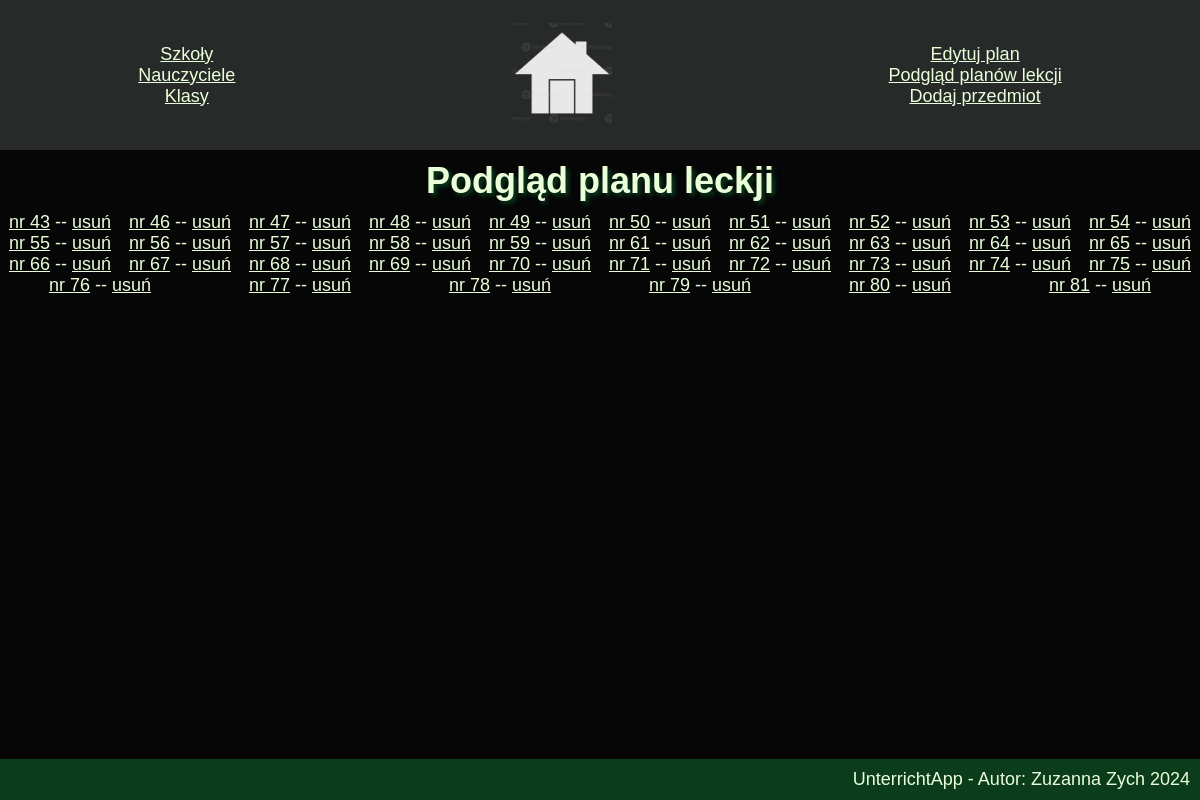
Page /choosePlan.php on the committed database.
### tables this page shows
CREATE TABLE `plan_lekcji` (
  `id` int(10) UNSIGNED NOT NULL
);

### getAll.php (called while the page is built, shortened)
<?php
global $conn;
$planyLekcji = [];
$sql = "SELECT * from plan_lekcji";
$r = mysqli_query($conn, $sql);
?>

### choosePlan.php (the view, shortened to what this page needs)
<!DOCTYPE html>
<html lang="pl">
<head>
     <link rel="stylesheet" href="styl.css">
</head>
<body>
     <?php
     include_once "func.php";
     include_once "conn.php";
     include_once "getAll.php";
     ?>
    <h2 class="pageFunc center">Podgląd planu leckji</h2>
    <div class="main longList">
        <ul>
        <?php
        $i = 1;
        foreach ($planyLekcji as $key => $value) {
          if (($i-1)%10 == 0) {
               echo "<div class='breakup'>";
          }
            echo "<li><a href='pokazPlan.php?id=".$value['id']."&src=show'>nr ".$value['id']."</a> -- <a href='usuPlan.php?id=".$value['id']."'>usuń</a></li>";
            if ($i%10 == 0) {
               echo "</div>";
          }
            $i++;
        }
        ?>
        </ul>
     </div>
</body>
</html>

### styl.css (style rules this page uses)
:root { --kolor-tla: #060607; --kolor-tekstu: #EAFFD9; --kolor-akcent-jasny: #219147; --kolor-akcent-jasny-szary: #536158; --kolor-akcent-ciemny-szary: #272a28; --kolor-akcent-ciemny: #0b3d1c; --zdj-banner: url("zdj/zielone-liscie-tlo.jpg"); --wielkosc-tekstu: 16px; --wielkosc-h1: calc(var(--wielkosc-tekstu) * 1.5); --wielkosc-h2: calc(var(--wielkosc-tekstu) * 2); --wielkosc-h3: calc(var(--wielkosc-tekstu) * 3); --p-margin: 270px; }
body { min-height: 100vh; width: 100%; box-sizing: border-box; }
* { margin: 0; padding: 0; font-size: var(--wielkosc-tekstu); background-color: var(--kolor-tla); color: var(--kolor-tekstu); box-sizing: border-box; font-family: 'Trebuchet MS', 'Lucida Sans Unicode', 'Lucida Grande', 'Lucida Sans', Arial, sans-serif; }
h2 { font-size: var(--wielkosc-h2); }
h1,h2,h3,h4,h5,h6 { margin: 10px 0px 10px 0px; }
.pageFunc { text-shadow: var(--kolor-akcent-ciemny) 3px 3px 4px ; }
.center { text-align: center; }
.main { text-align: center; padding-bottom: 50px; }
.longList li::marker { content: none; }
.breakup { display: flex; justify-content: space-around; }
@media only screen and (max-width: 2600px) { :root { --wielkosc-tekstu:18px } }

### rows in the picture
plan_lekcji: id "43"
plan_lekcji: id "46"
plan_lekcji: id "47"
plan_lekcji: id "48"
plan_lekcji: id "49"
plan_lekcji: id "50"
plan_lekcji: id "51"
plan_lekcji: id "52"
plan_lekcji: id "53"
plan_lekcji: id "54"
plan_lekcji: id "55"
plan_lekcji: id "56"
plan_lekcji: id "57"
plan_lekcji: id "58"
plan_lekcji: id "59"
plan_lekcji: id "61"
plan_lekcji: id "62"
plan_lekcji: id "63"
plan_lekcji: id "64"
plan_lekcji: id "65"
plan_lekcji: id "66"
plan_lekcji: id "67"
plan_lekcji: id "68"
plan_lekcji: id "69"
plan_lekcji: id "70"
plan_lekcji: id "71"
plan_lekcji: id "72"
plan_lekcji: id "73"
plan_lekcji: id "74"
plan_lekcji: id "75"
plan_lekcji: id "76"
plan_lekcji: id "77"
plan_lekcji: id "78"
plan_lekcji: id "79"
plan_lekcji: id "80"
plan_lekcji: id "81"
